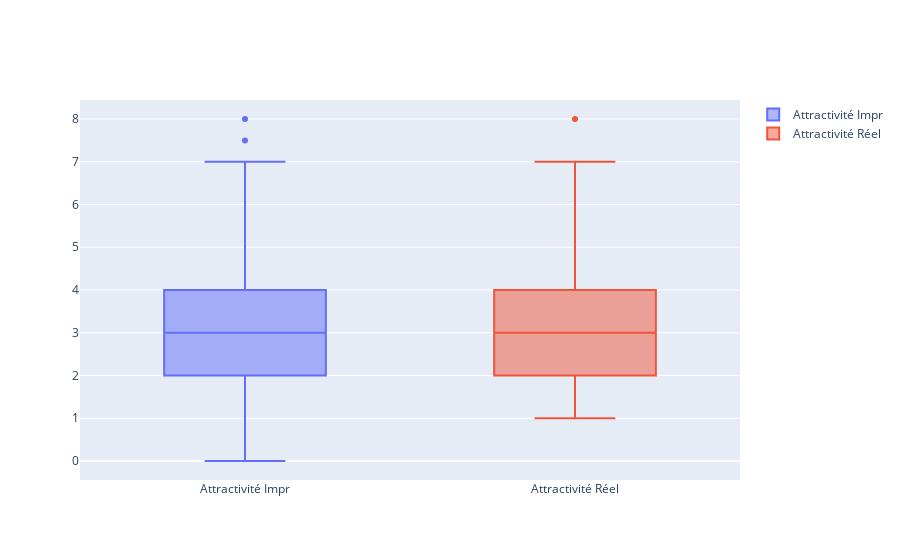

Here is the notebook cell this chart was saved with:
### Code cell
# Tracé du boxplot pour les impressions et le réel impact, pour l'attractivité
fig = go.Figure()
fig.add_trace(
    go.Box(
        name='Attractivité Impr',
        y=df_impressions['Attractivité']
    )
)
fig.add_trace(
    go.Box(
        name='Attractivité Réel',
        y=df_reel_impact['Attractivité']
    )
)
fig.show()

### Figure 1 — Plotly figure (JSON) as saved in the notebook; plotly's stock layout.template omitted (floating-point values rounded to 4 significant figures)
{"data": [{"name": "Attractivité Impr", "type": "box", "y": [4, 7.5, 2, 4, 3, 2.5, 5, 8, 2.5, 1.8, 2, 3, 2, 1.8, 2, 2.5, 2.5, 2.5, 1, 5, 2, 3, 2.5, 2.5, 3.5, 3, 5, 2.5, 2.5, 5, 2.5, 3.5, 4, 5, 3, 3, 3, 1.5, 2.5, 2.5, 3, 2.5, 3, 3, 5, 5, 2, 1.5, 2, 4.5, 6, 3, 4, 6, 2.5, 3, 2, 5, 4, 2.5, 1.8, 3, 1.4, 2, 2.5, 1.5, 1, 1.5, 2, 2, 5, 5, 0, 2.5, 4.5, 2, 3, 6, 5, 4, 2, 2, 3, 2, 3, 1.5, 5, 3.5, 6, 5, 3, 3, 4, 3, 3.5, 4, 2, 2, 1, 3.5, 5, 5, 7, 5.5, 2.5, 4, 3, 2.5, 2.5, 2, 3, 1.5, 4, 2, 2, 1, 3, 2, 2, 2, 3, 3, 3.5, 2, 6, 5]}, {"name": "Attractivité Réel", "type": "box", "y": [4, 2.5, 3, 1.5, 2, 2.5, 2, 6, 2.5, 1.5, 2, 5, 1.8, 1.8, 5, 7, 3, 2, 2.2, 6, 2, 2, 2, 2, 1.5, 3, 5, 5, 1, 1.6, 3, 2, 6, 4, 5, 5, 5, 3, 5, 5, 1.5, 1, 3, 1, 6.5, 3, 3, 1.5, 3, 4, 2, 1, 5, 3.5, 3.5, 2.5, 1.5, 1.5, 1, 2, 2, 3, 2, 4, 1, 2, 2.5, 1.5, 1, 3, 5, 4, 5, 3, 2, 2, 5, 2.4, 3, 3, 4, 2.5, 3, 2, 1, 1, 3, 6, 3, 4, 5, 2.5, 5, 2, 3, 3, 1, 2, 2, 2, 1, 6.5, 4, 6, 1, 1, 3, 4, 4, 2.5, 6, 3, 7, 4, 3, 5, 5, 3, 1, 3.5, 3, 3, 4, 7, 8, 7]}], "layout": {}}
